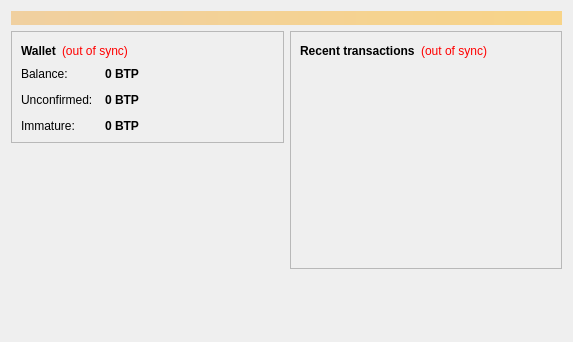
<?xml version="1.0" encoding="UTF-8"?>
<ui version="4.0">
 <class>OverviewPage</class>
 <widget class="QWidget" name="OverviewPage">
  <property name="geometry">
   <rect>
    <x>0</x>
    <y>0</y>
    <width>573</width>
    <height>342</height>
   </rect>
  </property>
  <property name="windowTitle">
   <string>Form</string>
  </property>
  <layout class="QVBoxLayout" name="topLayout">
   <item>
    <widget class="QLabel" name="labelAlerts">
     <property name="visible">
      <bool>false</bool>
     </property>
     <property name="styleSheet">
      <string notr="true">background-color: qlineargradient(x1: 0, y1: 0, x2: 1, y2: 0, stop:0 #F0D0A0, stop:1 #F8D488); color:#000000;</string>
     </property>
     <property name="wordWrap">
      <bool>true</bool>
     </property>
     <property name="margin">
      <number>3</number>
     </property>
    </widget>
   </item>
   <item>
    <layout class="QHBoxLayout" name="horizontalLayout" stretch="1,1">
     <item>
      <layout class="QVBoxLayout" name="verticalLayout_2">
       <item>
        <widget class="QFrame" name="frame">
         <property name="frameShape">
          <enum>QFrame::StyledPanel</enum>
         </property>
         <property name="frameShadow">
          <enum>QFrame::Raised</enum>
         </property>
         <layout class="QVBoxLayout" name="verticalLayout_4">
          <item>
           <layout class="QHBoxLayout" name="horizontalLayout_4">
            <item>
             <widget class="QLabel" name="label_5">
              <property name="font">
               <font>
                <weight>75</weight>
                <bold>true</bold>
               </font>
              </property>
              <property name="text">
               <string>Wallet</string>
              </property>
             </widget>
            </item>
            <item>
             <widget class="QLabel" name="labelWalletStatus">
              <property name="toolTip">
               <string>The displayed information may be out of date. Your wallet automatically synchronizes with the BitPeso network after a connection is established, but this process has not completed yet.</string>
              </property>
              <property name="styleSheet">
               <string notr="true">QLabel { color: red; }</string>
              </property>
              <property name="text">
               <string notr="true">(out of sync)</string>
              </property>
              <property name="alignment">
               <set>Qt::AlignLeading|Qt::AlignLeft|Qt::AlignVCenter</set>
              </property>
             </widget>
            </item>
            <item>
             <spacer name="horizontalSpacer_2">
              <property name="orientation">
               <enum>Qt::Horizontal</enum>
              </property>
              <property name="sizeHint" stdset="0">
               <size>
                <width>40</width>
                <height>20</height>
               </size>
              </property>
             </spacer>
            </item>
           </layout>
          </item>
          <item>
           <layout class="QFormLayout" name="formLayout_2">
            <property name="fieldGrowthPolicy">
             <enum>QFormLayout::AllNonFixedFieldsGrow</enum>
            </property>
            <property name="horizontalSpacing">
             <number>12</number>
            </property>
            <property name="verticalSpacing">
             <number>12</number>
            </property>
            <item row="0" column="0">
             <widget class="QLabel" name="label">
              <property name="text">
               <string>Balance:</string>
              </property>
             </widget>
            </item>
            <item row="0" column="1">
             <widget class="QLabel" name="labelBalance">
              <property name="font">
               <font>
                <weight>75</weight>
                <bold>true</bold>
               </font>
              </property>
              <property name="cursor">
               <cursorShape>IBeamCursor</cursorShape>
              </property>
              <property name="toolTip">
               <string>Your current balance</string>
              </property>
              <property name="text">
               <string notr="true">0 BTP</string>
              </property>
              <property name="textInteractionFlags">
               <set>Qt::LinksAccessibleByMouse|Qt::TextSelectableByKeyboard|Qt::TextSelectableByMouse</set>
              </property>
             </widget>
            </item>
            <item row="1" column="0">
             <widget class="QLabel" name="label_3">
              <property name="text">
               <string>Unconfirmed:</string>
              </property>
             </widget>
            </item>
            <item row="1" column="1">
             <widget class="QLabel" name="labelUnconfirmed">
              <property name="font">
               <font>
                <weight>75</weight>
                <bold>true</bold>
               </font>
              </property>
              <property name="cursor">
               <cursorShape>IBeamCursor</cursorShape>
              </property>
              <property name="toolTip">
               <string>Total of transactions that have yet to be confirmed, and do not yet count toward the current balance</string>
              </property>
              <property name="text">
               <string notr="true">0 BTP</string>
              </property>
              <property name="textInteractionFlags">
               <set>Qt::LinksAccessibleByMouse|Qt::TextSelectableByKeyboard|Qt::TextSelectableByMouse</set>
              </property>
             </widget>
            </item>
            <item row="2" column="0">
             <widget class="QLabel" name="labelImmatureText">
              <property name="text">
               <string>Immature:</string>
              </property>
             </widget>
            </item>
            <item row="2" column="1">
             <widget class="QLabel" name="labelImmature">
              <property name="font">
               <font>
                <weight>75</weight>
                <bold>true</bold>
               </font>
              </property>
              <property name="toolTip">
               <string>Mined balance that has not yet matured</string>
              </property>
              <property name="text">
               <string notr="true">0 BTP</string>
              </property>
              <property name="textInteractionFlags">
               <set>Qt::LinksAccessibleByMouse|Qt::TextSelectableByKeyboard|Qt::TextSelectableByMouse</set>
              </property>
             </widget>
            </item>
           </layout>
          </item>
         </layout>
        </widget>
       </item>
       <item>
        <spacer name="verticalSpacer">
         <property name="orientation">
          <enum>Qt::Vertical</enum>
         </property>
         <property name="sizeHint" stdset="0">
          <size>
           <width>20</width>
           <height>40</height>
          </size>
         </property>
        </spacer>
       </item>
      <item>
         <widget class="QLabel" name="coinimage">
          <property name="text">
           <string/>
          </property>
          <property name="pixmap">
           <pixmap resource="../bitcoin.qrc">:/icons/bitcoin</pixmap>
          </property>
          <property name="scaledContents">
           <bool>false</bool>
          </property>
          <property name="alignment">
           <set>Qt::AlignCenter</set>
          </property>
          <property name="margin">
           <number>-2</number>
          </property>
         </widget>
        </item>
      </layout>
     </item>
     <item>
      <layout class="QVBoxLayout" name="verticalLayout_3">
       <item>
        <widget class="QFrame" name="frame_2">
         <property name="frameShape">
          <enum>QFrame::StyledPanel</enum>
         </property>
         <property name="frameShadow">
          <enum>QFrame::Raised</enum>
         </property>
         <layout class="QVBoxLayout" name="verticalLayout">
          <item>
           <layout class="QHBoxLayout" name="horizontalLayout_2">
            <item>
             <widget class="QLabel" name="label_4">
              <property name="text">
               <string>&lt;b&gt;Recent transactions&lt;/b&gt;</string>
              </property>
             </widget>
            </item>
            <item>
             <widget class="QLabel" name="labelTransactionsStatus">
              <property name="toolTip">
               <string>The displayed information may be out of date. Your wallet automatically synchronizes with the BitPeso network after a connection is established, but this process has not completed yet.</string>
              </property>
              <property name="styleSheet">
               <string notr="true">QLabel { color: red; }</string>
              </property>
              <property name="text">
               <string notr="true">(out of sync)</string>
              </property>
              <property name="alignment">
               <set>Qt::AlignRight|Qt::AlignTrailing|Qt::AlignVCenter</set>
              </property>
             </widget>
            </item>
            <item>
             <spacer name="horizontalSpacer">
              <property name="orientation">
               <enum>Qt::Horizontal</enum>
              </property>
              <property name="sizeHint" stdset="0">
               <size>
                <width>40</width>
                <height>20</height>
               </size>
              </property>
             </spacer>
            </item>
           </layout>
          </item>
          <item>
           <widget class="QListView" name="listTransactions">
            <property name="styleSheet">
             <string notr="true">QListView { background: transparent; }</string>
            </property>
            <property name="frameShape">
             <enum>QFrame::NoFrame</enum>
            </property>
            <property name="verticalScrollBarPolicy">
             <enum>Qt::ScrollBarAlwaysOff</enum>
            </property>
            <property name="horizontalScrollBarPolicy">
             <enum>Qt::ScrollBarAlwaysOff</enum>
            </property>
            <property name="selectionMode">
             <enum>QAbstractItemView::NoSelection</enum>
            </property>
           </widget>
          </item>
         </layout>
        </widget>
       </item>
       <item>
        <spacer name="verticalSpacer_2">
         <property name="orientation">
          <enum>Qt::Vertical</enum>
         </property>
         <property name="sizeHint" stdset="0">
          <size>
           <width>20</width>
           <height>40</height>
          </size>
         </property>
        </spacer>
       </item>
      </layout>
     </item>
    </layout>
   </item>
  </layout>
 </widget>
 <resources/>
 <connections/>
</ui>
